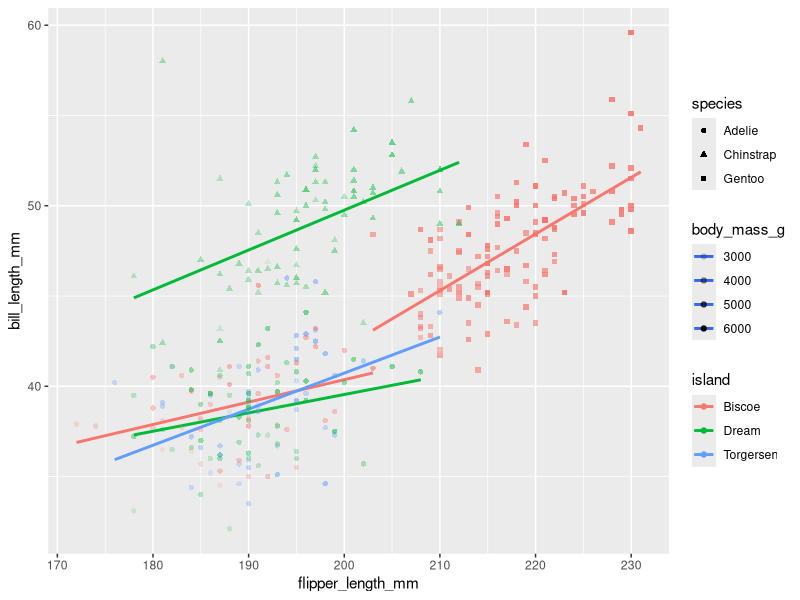
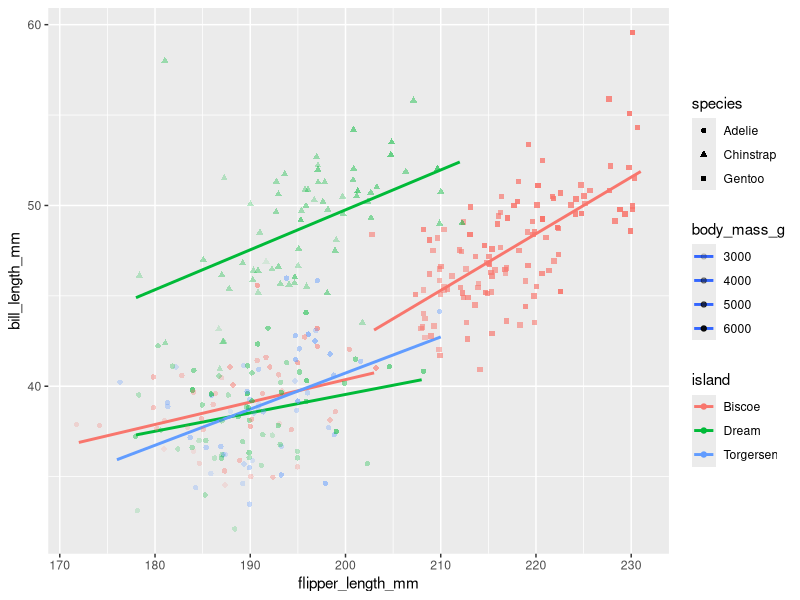
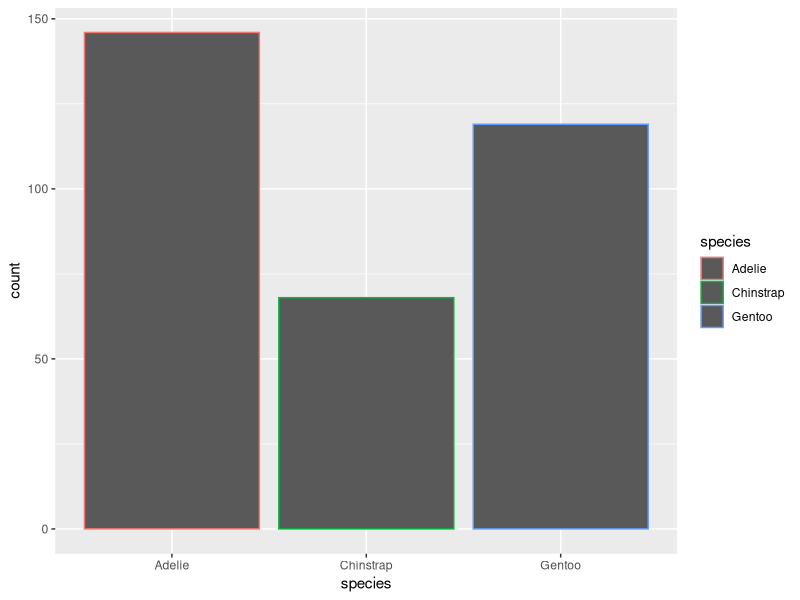
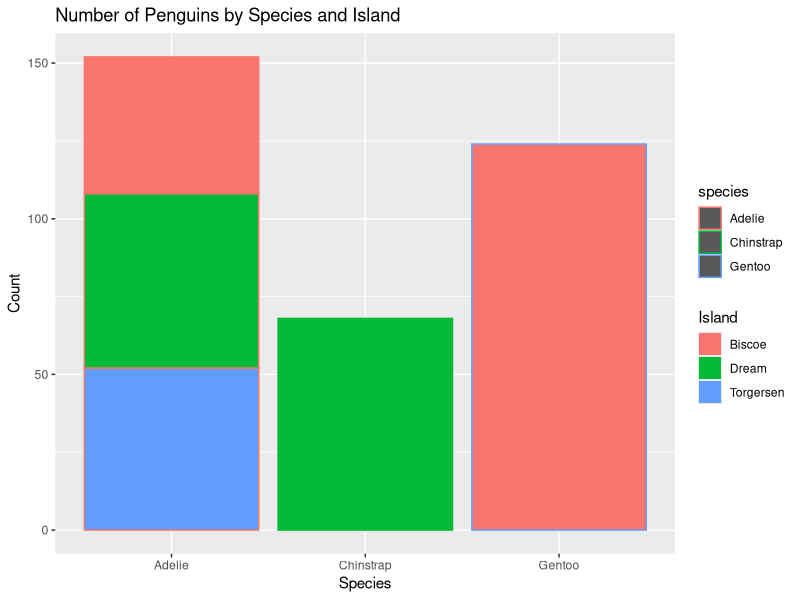

Here is the R script that generated these plots, in order:
install.packages("ggplot2")
install.packages("palmerpenguins")
library(ggplot2)
library(palmerpenguins)

# in theory this remove rows which contain NA values
penguins_filtered_a <- na.omit(penguins)
colnames(penguins_filtered_a)

# this method will filter the data and only return rows with complete information
penguins_filtered_b <- penguins[complete.cases(penguins),]
colnames(penguins_filtered_b)

ggplot(data = penguins_filtered_a, mapping=aes(x=flipper_length_mm, y=bill_length_mm, color=island, shape=species, alpha=body_mass_g)) + 
  geom_smooth(method = "lm", se = FALSE) +
   geom_point()

# geom_jitter adds a bit of random noise to each point on the chart
# which makes it easier to see overalpping points
ggplot(data = penguins_filtered_a, mapping=aes(x=flipper_length_mm, y=bill_length_mm, color=island, shape=species, alpha=body_mass_g)) + 
  geom_smooth(method = "lm", se = FALSE) +
  geom_jitter()


# bar graph showing the number of species of each type
ggplot(data = penguins_filtered_a, mapping=aes(x=species, color=species)) +
  geom_bar()

# how would I make a stacked bar which shows the number of samples from each island?
library(dplyr)
penguins_counts <- penguins %>% 
  group_by(species, island) %>% 
  summarize(count = n())

ggplot(data = penguins_counts, mapping=aes(x=species, y=count, color=species, fill=island)) +
  geom_bar(stat="identity", position="stack") +
  labs(title="Number of Penguins by Species and Island",
       x = "Species",
       y = "Count",
       fill = "Island")
